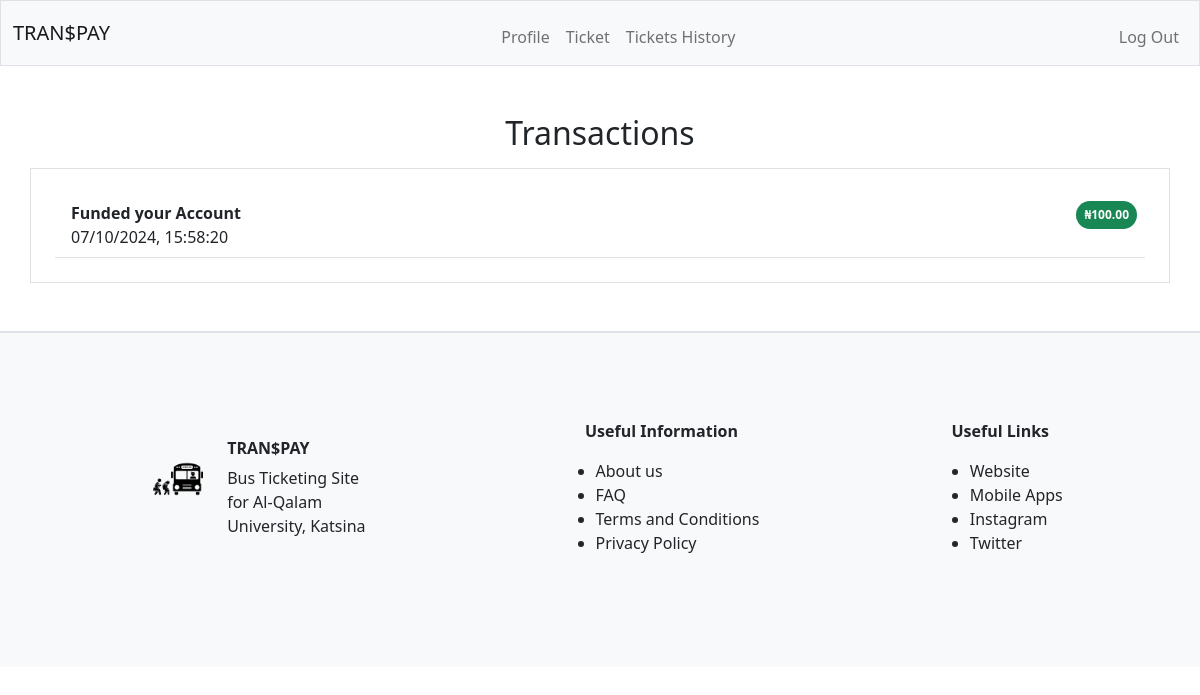
The page /transaction-history (signed in) on the database as committed earlier.
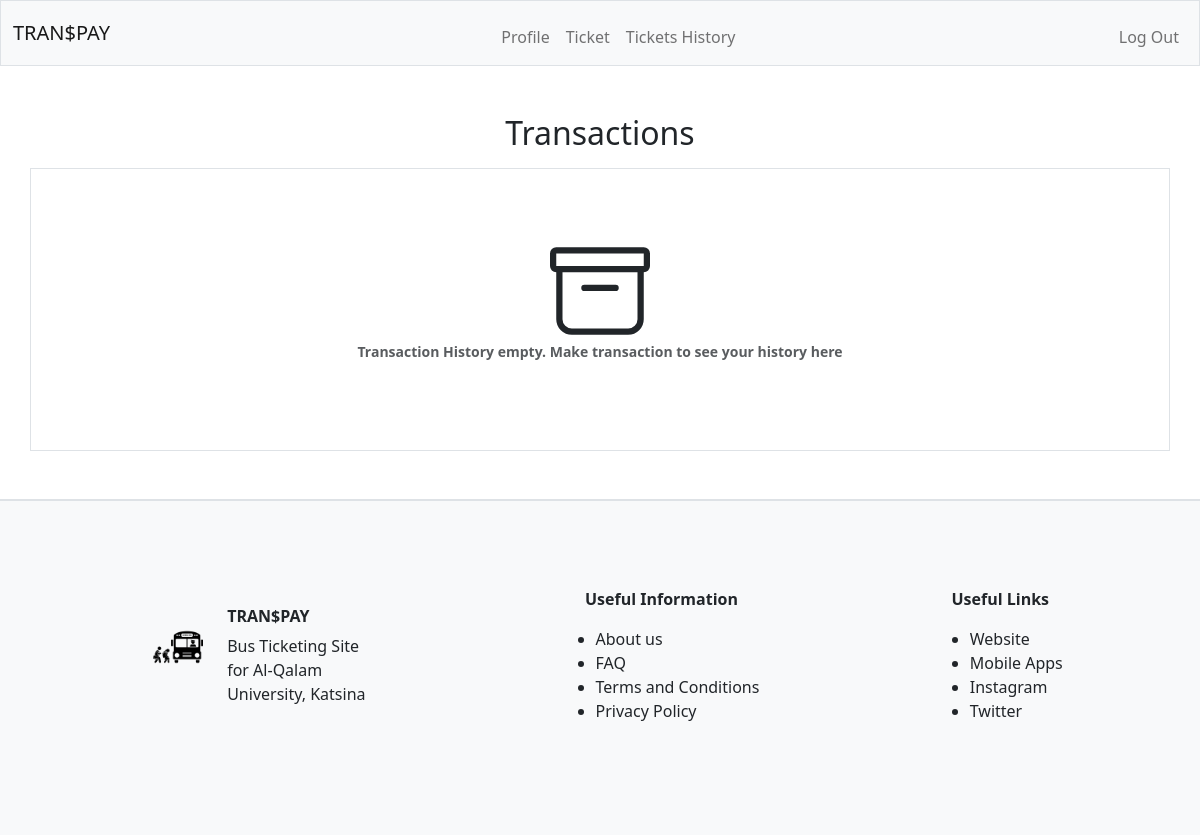
The same page on the database as committed later.
### tables this page shows
CREATE TABLE transactions (
id INTEGER PRIMARY KEY NOT NULL,
user_id INTEGER NOT NULL,
price REAL NOT NULL,
action TEXT NOT NULL,
date TEXT NOT NULL,
seatQty INTEGER,
FOREIGN KEY (user_id) REFERENCES users(id)
);

### app.py (the view)
@app.route("/transaction-history")
def transactionHistory():
    user_id = session.get("user_id")
    transactions = db.execute("SELECT * FROM transactions WHERE user_id = ?", user_id)
    return render_template("transHistory.html", transactions=transactions)

### app.py (called while the page is built)
@app.after_request
def after_request(response):
    response.headers["Cache-Control"] = "no-cache, no-store, must-revalidate"
    response.headers["Expires"] = 0
    response.headers["Pragma"] = "no-cache"
    return response

### helper.py (called while the page is built)
def naira(value):
    return f"₦{value:,.2f}"

### templates/transHistory.html (shortened to what this page needs)
{% extends "layout.html" %}
{% block main %}
    <div class="mb-3">
        <h2>Transactions</h2>
    </div>
    <div class="container border p-4">
    {% if transactions %}
    {% for transaction in transactions %}
    <li class="list-group-item d-flex justify-content-between align-items-start border-bottom p-2">
      <div class="ms-2 me-auto text-start">
        <div class="fw-bold">
            {% if transaction.action == 'Fund account' %}
            Funded your Account
            {% elif transaction.action == 'Airtime' %}
            Airtime
            {% elif transaction.action == 'Data' %}
            Data
            {% else %}
            Bought Bus Ticket
            {% endif %}
        </div>
        {{transaction.date}}
      </div>
      <span class="badge rounded-pill p-2 {% if transaction.action == 'Fund account' %}bg-success{% else %}bg-danger{% endif %}">
        {{transaction.price | naira}}
    </span>
    </li>
   {% endfor %}
   {% else %}
   <figure class="figure p-5">
    <figcaption class="figure-caption fw-bold">Transaction History empty. Make transaction to see your history here</figcaption>
</figure>
   {% endif %}
</div>
{% endblock %}

Rows that differ between the two databases and show on the page:
removed transactions: action "Funded your Account"
Other text that changed with them:
text now shown: "Transaction History empty. Make transaction to see your history here"
